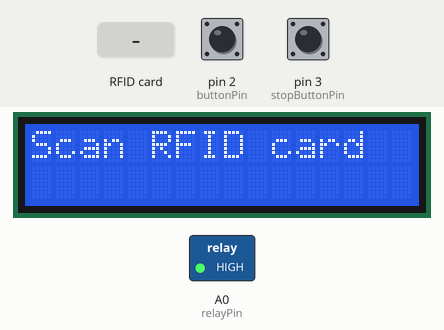
A program run on a simulated Arduino Uno, built with avr-gcc and run on an emulated ATmega328P. Parts: 16×2 character LCD, switched loads named in the program (green lamp = pin HIGH). The test bench sets the inputs (shaded band); at power-on: pin 3 (stopButtonPin) HIGH, pin 2 (buttonPin) HIGH. Pins used as bus, display or sensor lines are not drawn; what the program prints to the serial monitor is not drawn.

Above: at 1.3 s.
1.4 s: RFID card BB 27 AF 13 held to the reader
At 3.1 s:
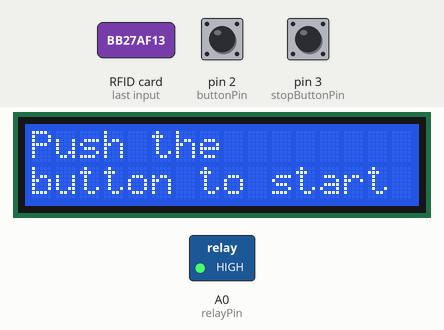
4.4 s: pin 3 (stopButtonPin) pulled LOW for 3.2 s
At 5.2 s:
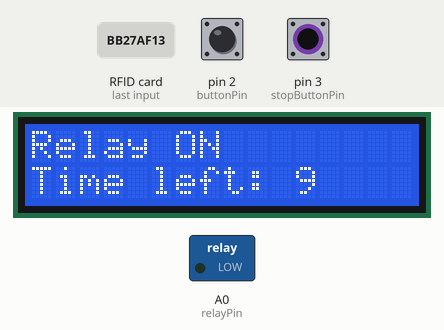
9.1 s: RFID card 5E 7A 19 C4 held to the reader
At 10.9 s:
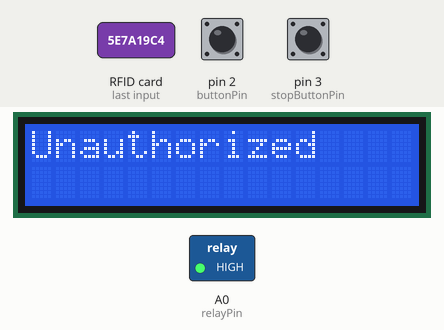
Timing chart, 0 to 12.4 s (numbered marks = the images above; inputs shaded):
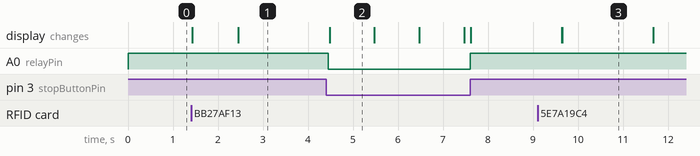

Measured:
- after the input at 1.4 s, the display: first changes at once (image 1 shows a later state)
- after the input at 4.4 s, the display: changes after 0.08 s (image 2)
- after the input at 9.1 s, the display: first differs from a run without the input after 0.55 s (image 3)

The program:

main.cpp
```cpp
#include <Wire.h>
#include <LiquidCrystal_I2C.h>
#include <SPI.h>
#include <MFRC522.h>

const int buttonPin = 2;    // the number of the pushbutton pin
const int stopButtonPin = 3; // the number of the stop button pin
const int relayPin = A0;    // the analog pin number where the relay is connected

bool authorized = false;    // flag to check if RFID is authorized
bool relayActive = false;   // flag to track relay activation
unsigned long relayTimer;   // variable to store the start time of relay activation
const unsigned long relayDuration = 10000; // relay activation duration in milliseconds (10 seconds)

#define RST_PIN 9  // Configurable, see typical pin layout above
#define SS_PIN 10  // Configurable, see typical pin layout above

MFRC522 mfrc522(SS_PIN, RST_PIN);  // Create MFRC522 instance

// Initialize the LCD, adjust the address (0x27) if necessary
LiquidCrystal_I2C lcd(0x27, 16, 2);  // Adjust the address according to your actual I2C address

void setup() {
  // Initialize serial communications with the PC
  Serial.begin(9600);

  // Initialize the relay pin as an output and make sure the relay is OFF initially
  pinMode(relayPin, OUTPUT);
  digitalWrite(relayPin, HIGH); // Set relay to HIGH (off)

  // Initialize the pushbutton pin and stop button pin as inputs with pullup resistors
  pinMode(buttonPin, INPUT_PULLUP); // Use INPUT_PULLUP to avoid floating state
  pinMode(stopButtonPin, INPUT_PULLUP); // Use INPUT_PULLUP to avoid floating state

  // Initialize the SPI bus
  SPI.begin();

  // Initialize the MFRC522 RFID module
  mfrc522.PCD_Init();
  Serial.println("Scan an RFID tag or card...");

  // Initialize the LCD
  lcd.init();
  lcd.backlight();
  lcd.setCursor(0, 0);
  lcd.print("Scan RFID card");
}

void loop() {
  // Check for new cards
  if (mfrc522.PICC_IsNewCardPresent() && mfrc522.PICC_ReadCardSerial()) {
    // Show UID on serial monitor
    Serial.print("UID tag :");
    String content = "";
    for (byte i = 0; i < mfrc522.uid.size; i++) {
      Serial.print(mfrc522.uid.uidByte[i] < 0x10 ? " 0" : " ");
      Serial.print(mfrc522.uid.uidByte[i], HEX);
      content.concat(String(mfrc522.uid.uidByte[i] < 0x10 ? " 0" : " "));
      content.concat(String(mfrc522.uid.uidByte[i], HEX));
    }
    Serial.println();
    content.toUpperCase();

    // Example: Check if the card UID matches a known UID
    if (content.substring(1) == "BB 27 AF 13") {
      authorized = true; // Set authorized flag to true
      Serial.println("Authorized access");
      lcd.clear();
      lcd.setCursor(0, 0);
      lcd.print("Authorized RFID");

      // Add a 1-second delay before showing the next message
      delay(1000); // Wait for 1 second

      // Display "Push the" on the first line and "button to start" on the second line
      lcd.clear();
      lcd.setCursor(0, 0);
      lcd.print("Push the");
      lcd.setCursor(0, 1);
      lcd.print("button to start");

    } else {
      Serial.println("Unauthorized access");
      lcd.clear();
      lcd.setCursor(0, 0);
      lcd.print("Unauthorized");
      authorized = false; // Set authorized flag to false
      delay(2000); // Display the message for 2 seconds
      lcd.clear();
      lcd.setCursor(0, 0);
      lcd.print("Scan RFID card");
    }
    delay(2000); // Display the message for 2 seconds
  }

  // Read the state of the pushbutton and stop button values
  int buttonState = digitalRead(buttonPin);
  int stopButtonState = digitalRead(stopButtonPin);

  // Check if the RFID is authorized and the pushbutton is pressed
  if (authorized && buttonState == HIGH) { // Button pressed is LOW due to INPUT_PULLUP
    if (!relayActive) {
      // Activate the relay
      digitalWrite(relayPin, LOW); // Turn relay on
      relayActive = true;
      relayTimer = millis(); // Record the start time of relay activation

      // Display relay activation message on LCD
      lcd.clear();
      lcd.setCursor(0, 0);
      lcd.print("Relay ON");
      lcd.setCursor(0, 1);
      lcd.print("Time left: ");
    }
  }

  // Check if stop button is pressed
  if (stopButtonState == HIGH) { // Stop button pressed is LOW due to INPUT_PULLUP
    if (relayActive) {
      relayActive = false;
      digitalWrite(relayPin, HIGH); // Turn relay off

      // Reset the authorized flag so the user needs to tap the RFID again


      // Display relay deactivation message on LCD
      lcd.clear();
      lcd.setCursor(0, 0);
      lcd.print("Relay why");
      delay(2000); // Display "Relay OFF" for 2 seconds
      lcd.clear();
      lcd.setCursor(0, 0);
      lcd.print("Scan RFID card");

      authorized = false;
    }
  }

  // Check if relay timer has expired
  if (relayActive && (millis() - relayTimer >= relayDuration)) {
    relayActive = false;
    digitalWrite(relayPin, HIGH); // Turn relay off

    // Reset the authorized flag so the user needs to tap the RFID again
    authorized = false;

    // Display relay deactivation message on LCD
    lcd.clear();
    lcd.setCursor(0, 0);
    lcd.print("Relay OFF");
    delay(2000); // Display "Relay OFF" for 2 seconds
    lcd.clear();
    lcd.setCursor(0, 0);
    lcd.print("Scan RFID card");
  }

  // Update LCD with remaining time if relay is active
  if (relayActive) {
    unsigned long elapsedTime = millis() - relayTimer;
    unsigned long remainingTime = relayDuration - elapsedTime;

    lcd.setCursor(11, 1);
    lcd.print(remainingTime / 1000); // Print remaining seconds
  }
}
```
